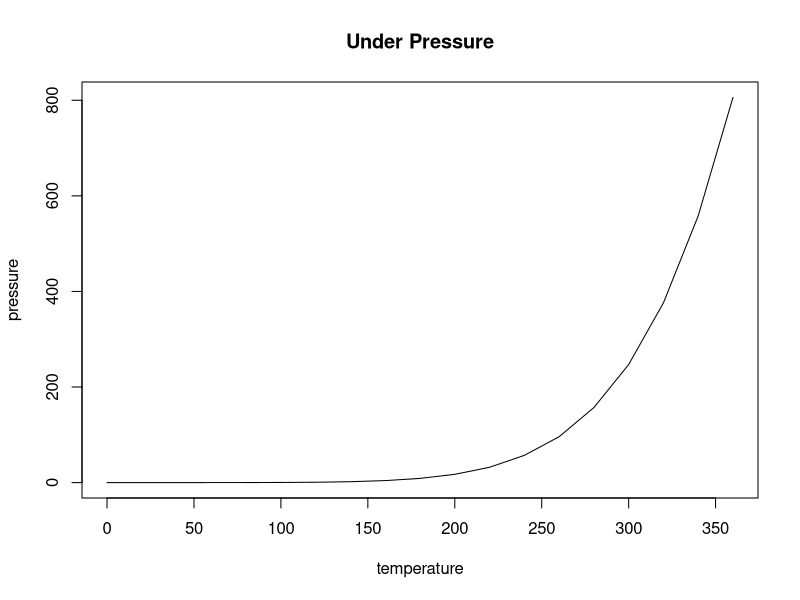

This figure's R source:
## ---- chunk 1
knitr::opts_chunk$set(echo = TRUE)
## ---- chunk 2
summary(cars)
## ---- chunk 3
plot(pressure, main="Under Pressure", type = "l")
